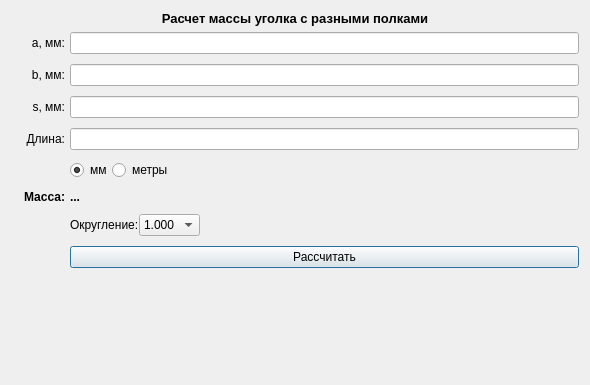
<?xml version="1.0" encoding="UTF-8"?>
<ui version="4.0">
 <class>Form</class>
 <widget class="QWidget" name="Form">
  <property name="geometry">
   <rect>
    <x>0</x>
    <y>0</y>
    <width>590</width>
    <height>385</height>
   </rect>
  </property>
  <property name="windowTitle">
   <string>Form</string>
  </property>
  <layout class="QGridLayout" name="gridLayout">
   <item row="2" column="0">
    <widget class="QLabel" name="Images">
     <property name="text">
      <string/>
     </property>
     <property name="pixmap">
      <pixmap>../../../Python/engineer_helper_appqt/data/images/corner_different.png</pixmap>
     </property>
    </widget>
   </item>
   <item row="0" column="0" colspan="2">
    <widget class="QLabel" name="label">
     <property name="enabled">
      <bool>true</bool>
     </property>
     <property name="font">
      <font>
       <pointsize>10</pointsize>
       <weight>75</weight>
       <bold>true</bold>
      </font>
     </property>
     <property name="layoutDirection">
      <enum>Qt::LeftToRight</enum>
     </property>
     <property name="text">
      <string>Расчет массы уголка с разными полками</string>
     </property>
     <property name="alignment">
      <set>Qt::AlignCenter</set>
     </property>
    </widget>
   </item>
   <item row="2" column="1" rowspan="2">
    <layout class="QGridLayout" name="gridLayout_2">
     <property name="leftMargin">
      <number>0</number>
     </property>
     <property name="rightMargin">
      <number>0</number>
     </property>
     <property name="horizontalSpacing">
      <number>5</number>
     </property>
     <property name="verticalSpacing">
      <number>10</number>
     </property>
     <item row="6" column="1">
      <layout class="QHBoxLayout" name="horizontalLayout">
       <item>
        <widget class="QRadioButton" name="radio_millimeters">
         <property name="tabletTracking">
          <bool>false</bool>
         </property>
         <property name="text">
          <string>мм</string>
         </property>
         <property name="checkable">
          <bool>true</bool>
         </property>
         <property name="checked">
          <bool>true</bool>
         </property>
         <property name="autoRepeat">
          <bool>false</bool>
         </property>
        </widget>
       </item>
       <item>
        <widget class="QRadioButton" name="radio_meters">
         <property name="text">
          <string>метры</string>
         </property>
        </widget>
       </item>
       <item>
        <spacer name="horizontal_spacer">
         <property name="orientation">
          <enum>Qt::Horizontal</enum>
         </property>
         <property name="sizeHint" stdset="0">
          <size>
           <width>40</width>
           <height>20</height>
          </size>
         </property>
        </spacer>
       </item>
      </layout>
     </item>
     <item row="8" column="1">
      <layout class="QHBoxLayout" name="horizontalLayout_2">
       <item>
        <widget class="QLabel" name="label_6">
         <property name="text">
          <string>Округление:</string>
         </property>
        </widget>
       </item>
       <item>
        <widget class="QComboBox" name="selection_rounding">
         <item>
          <property name="text">
           <string>1.000</string>
          </property>
         </item>
         <item>
          <property name="text">
           <string>1.00</string>
          </property>
         </item>
         <item>
          <property name="text">
           <string>1.0</string>
          </property>
         </item>
         <item>
          <property name="text">
           <string>1</string>
          </property>
         </item>
        </widget>
       </item>
       <item>
        <spacer name="horizontal_spacer_2">
         <property name="orientation">
          <enum>Qt::Horizontal</enum>
         </property>
         <property name="sizeHint" stdset="0">
          <size>
           <width>20</width>
           <height>20</height>
          </size>
         </property>
        </spacer>
       </item>
      </layout>
     </item>
     <item row="7" column="1">
      <widget class="QLabel" name="result_field">
       <property name="font">
        <font>
         <pointsize>9</pointsize>
         <weight>75</weight>
         <bold>true</bold>
        </font>
       </property>
       <property name="text">
        <string>...</string>
       </property>
       <property name="textFormat">
        <enum>Qt::AutoText</enum>
       </property>
      </widget>
     </item>
     <item row="0" column="0">
      <widget class="QLabel" name="label_2">
       <property name="text">
        <string>а, мм:</string>
       </property>
       <property name="alignment">
        <set>Qt::AlignRight|Qt::AlignTrailing|Qt::AlignVCenter</set>
       </property>
      </widget>
     </item>
     <item row="2" column="0">
      <widget class="QLabel" name="label_3">
       <property name="text">
        <string>s, мм:</string>
       </property>
       <property name="alignment">
        <set>Qt::AlignRight|Qt::AlignTrailing|Qt::AlignVCenter</set>
       </property>
      </widget>
     </item>
     <item row="9" column="1">
      <widget class="QPushButton" name="button_calculate">
       <property name="text">
        <string>Рассчитать</string>
       </property>
       <property name="autoDefault">
        <bool>true</bool>
       </property>
       <property name="default">
        <bool>true</bool>
       </property>
      </widget>
     </item>
     <item row="7" column="0">
      <widget class="QLabel" name="label_5">
       <property name="font">
        <font>
         <pointsize>9</pointsize>
         <weight>75</weight>
         <bold>true</bold>
        </font>
       </property>
       <property name="text">
        <string>Масса:</string>
       </property>
       <property name="alignment">
        <set>Qt::AlignRight|Qt::AlignTrailing|Qt::AlignVCenter</set>
       </property>
      </widget>
     </item>
     <item row="4" column="1">
      <widget class="QLineEdit" name="input_field_length"/>
     </item>
     <item row="4" column="0">
      <widget class="QLabel" name="label_4">
       <property name="text">
        <string>Длина:</string>
       </property>
       <property name="alignment">
        <set>Qt::AlignRight|Qt::AlignTrailing|Qt::AlignVCenter</set>
       </property>
      </widget>
     </item>
     <item row="0" column="1">
      <widget class="QLineEdit" name="input_field_a">
       <property name="tabletTracking">
        <bool>true</bool>
       </property>
       <property name="focusPolicy">
        <enum>Qt::StrongFocus</enum>
       </property>
      </widget>
     </item>
     <item row="2" column="1">
      <widget class="QLineEdit" name="input_field_s"/>
     </item>
     <item row="1" column="1">
      <widget class="QLineEdit" name="input_field_b"/>
     </item>
     <item row="1" column="0">
      <widget class="QLabel" name="label_12">
       <property name="text">
        <string>b, мм:</string>
       </property>
       <property name="alignment">
        <set>Qt::AlignRight|Qt::AlignTrailing|Qt::AlignVCenter</set>
       </property>
      </widget>
     </item>
    </layout>
   </item>
   <item row="4" column="1">
    <spacer name="vertical_spacer">
     <property name="orientation">
      <enum>Qt::Vertical</enum>
     </property>
     <property name="sizeHint" stdset="0">
      <size>
       <width>20</width>
       <height>40</height>
      </size>
     </property>
    </spacer>
   </item>
  </layout>
 </widget>
 <tabstops>
  <tabstop>input_field_a</tabstop>
  <tabstop>input_field_b</tabstop>
  <tabstop>input_field_s</tabstop>
  <tabstop>input_field_length</tabstop>
  <tabstop>radio_millimeters</tabstop>
  <tabstop>radio_meters</tabstop>
  <tabstop>selection_rounding</tabstop>
  <tabstop>button_calculate</tabstop>
 </tabstops>
 <resources/>
 <connections/>
</ui>
